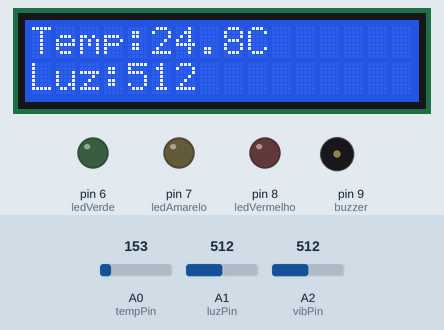
Recording of a sketch running on a simulated Arduino Uno, built with avr-gcc and run on an emulated ATmega328P. Shown: 16×2 character LCD, output pins drawn as LEDs (lit = HIGH), buzzer (waves = sounding). The test bench sets the inputs (shaded band); at power-on: A0 (tempPin) = 153, A1 (luzPin) = 512, A2 (vibPin) = 512.

Above: at 1.2 s.
1.3 s: A0 (tempPin) set to 195
At 2.6 s:
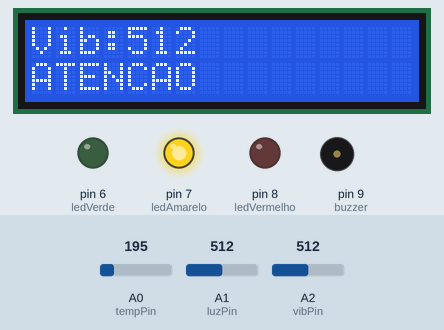
10.6 s: A1 (luzPin) set to 710
At 12.4 s:
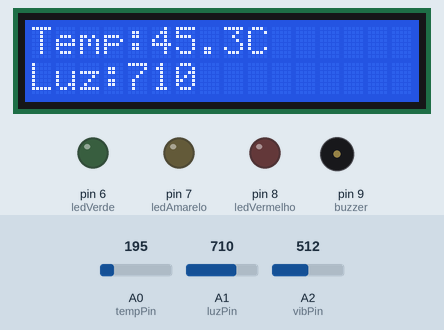
15.6 s: A2 (vibPin) set to 710
At 18.7 s:
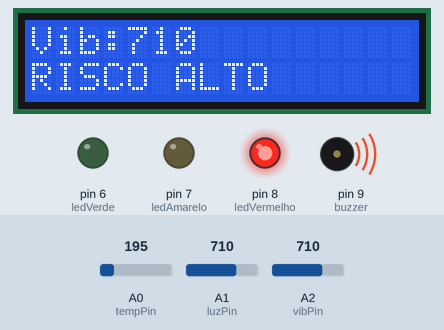
21.6 s: A0 (tempPin) set to 191
At 25.0 s:
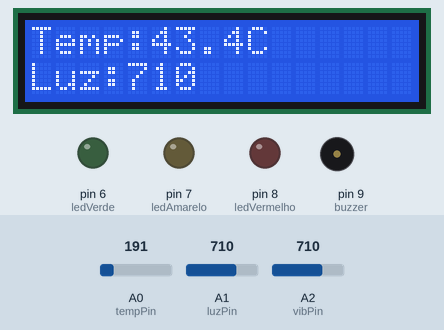
27.6 s: A1 (luzPin) set to 716
At 28.5 s:
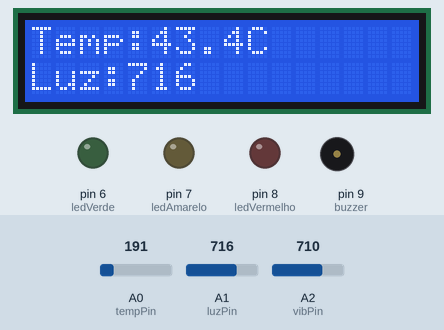
32.6 s: A2 (vibPin) set to 716
At 39.4 s:
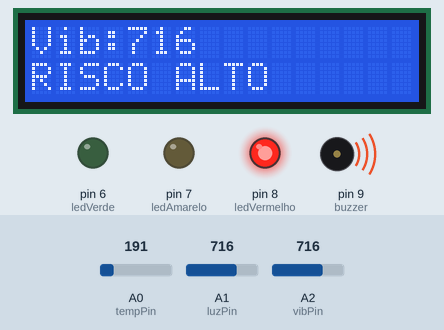
Timing chart, 0 to 42.6 s (numbered marks = the images above; inputs shaded):
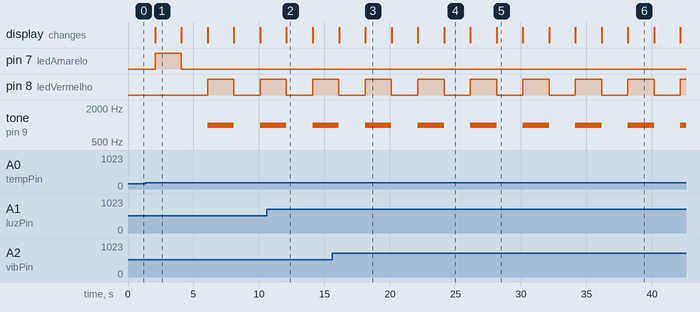

The sketch:

codigo_arduino.ino
```cpp
#include <LiquidCrystal.h>

LiquidCrystal lcd(12, 11, 5, 4, 3, 2);

int tempPin = A0;
int luzPin  = A1;
int vibPin  = A2;

int ledVerde = 6;
int ledAmarelo = 7;
int ledVermelho = 8;
int buzzer = 9;

void setup() {

  lcd.begin(16, 2);

  pinMode(ledVerde, OUTPUT);
  pinMode(ledAmarelo, OUTPUT);
  pinMode(ledVermelho, OUTPUT);

  pinMode(buzzer, OUTPUT);
}

void loop() {

  int leituraTemp = analogRead(tempPin);
  int luz = analogRead(luzPin);
  int vib = analogRead(vibPin);

  float tensao = leituraTemp * 5.0 / 1023.0;
  float tempC = (tensao - 0.5) * 100.0;

  bool riscoAlto = (tempC > 40 || vib > 700);
  bool atencao = (tempC > 35 || vib > 400 || luz < 300);

  digitalWrite(ledVerde, LOW);
  digitalWrite(ledAmarelo, LOW);
  digitalWrite(ledVermelho, LOW);

  noTone(buzzer);

  lcd.clear();
  lcd.setCursor(0, 0);
  lcd.print("Temp:");
  lcd.print(tempC, 1);
  lcd.print("C");

  lcd.setCursor(0, 1);
  lcd.print("Luz:");
  lcd.print(luz);

  delay(2000);

  lcd.clear();
  lcd.setCursor(0, 0);
  lcd.print("Vib:");
  lcd.print(vib);

  lcd.setCursor(0, 1);

  if (riscoAlto) {

    lcd.print("RISCO ALTO");

    digitalWrite(ledVermelho, HIGH);

    tone(buzzer, 1000);

  }
  else if (atencao) {

    lcd.print("ATENCAO");

    digitalWrite(ledAmarelo, HIGH);

  }
  else {

    lcd.print("STATUS OK");

    digitalWrite(ledVerde, HIGH);

  }

  delay(2000);
}
```

Measured:
- the behaviour switches between 184 and 185 on A0 (tempPin) (found by bisection; images 0 and 1)
- after the input at 1.3 s, pin 7 (ledAmarelo): goes on until 4.1 s, then stays LOW; pin 8 (ledVermelho): LOW → HIGH after 4.8 s, → LOW 2.0 s later, → HIGH 2.0 s later; tone on pin 9 (buzzer): silent → 1000 Hz after 4.8 s, → silent 2.0 s later, → 1000 Hz 2.0 s later
- after the input at 10.6 s, the display: changes after 1.5 s (image 2)
- after the input at 15.6 s, the display: first differs from a run without the input after 2.5 s (image 3)
- after the input at 21.6 s, the display: first differs from a run without the input after 2.5 s (image 4)
- after the input at 27.6 s, the display: changes after 0.54 s (image 5)
- after the input at 32.6 s, the display: first differs from a run without the input after 5.6 s (image 6)
